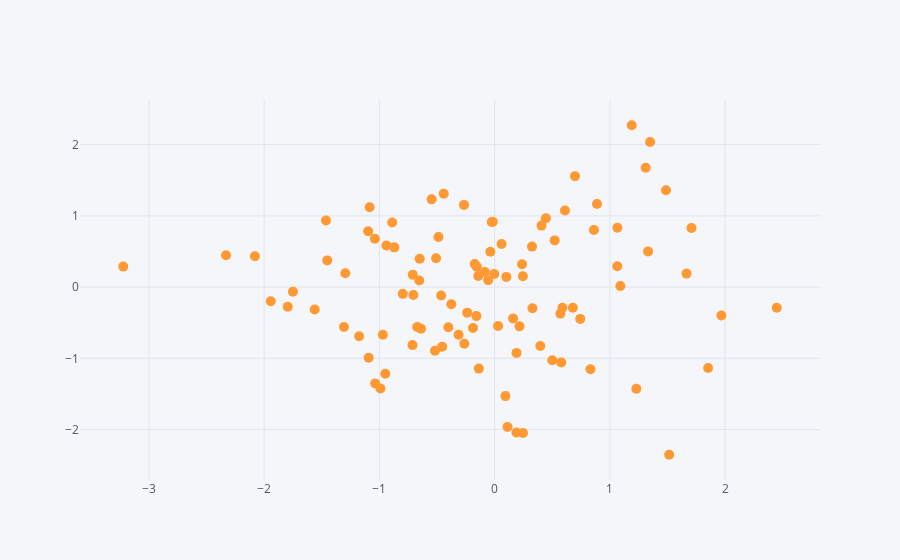

The cell this chart's notebook holds for it:
### Code cell
df.iplot(kind='scatter', x='A', y="B", mode="markers", size=10) # Scatter Plot
